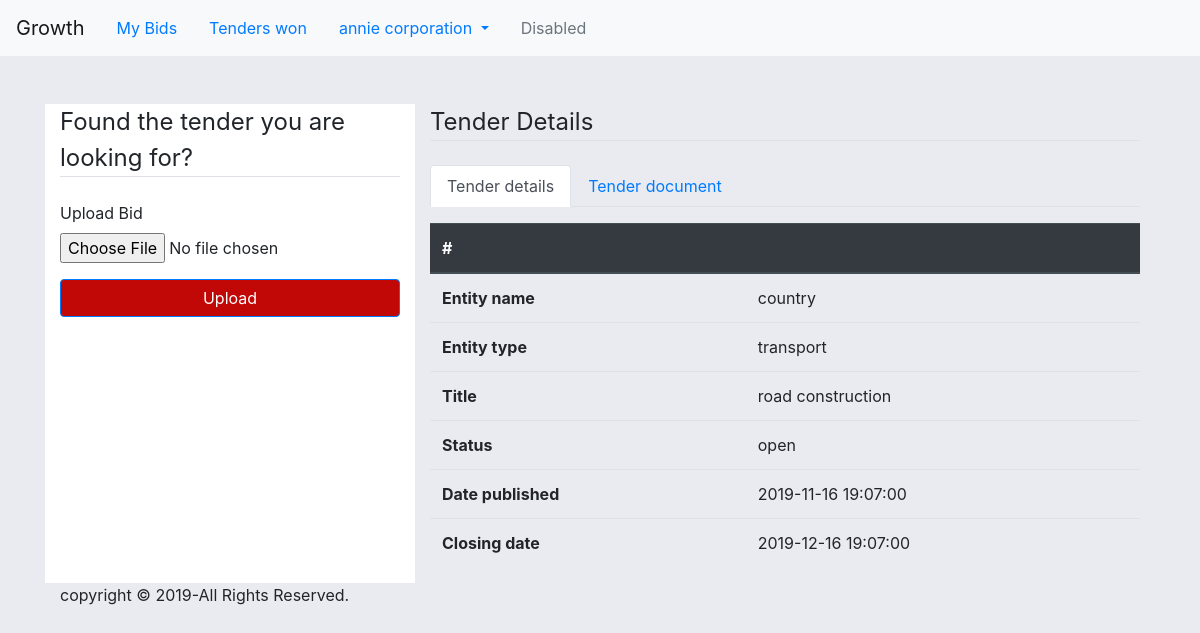
Page /tender/1 (signed in) on the earlier database version.
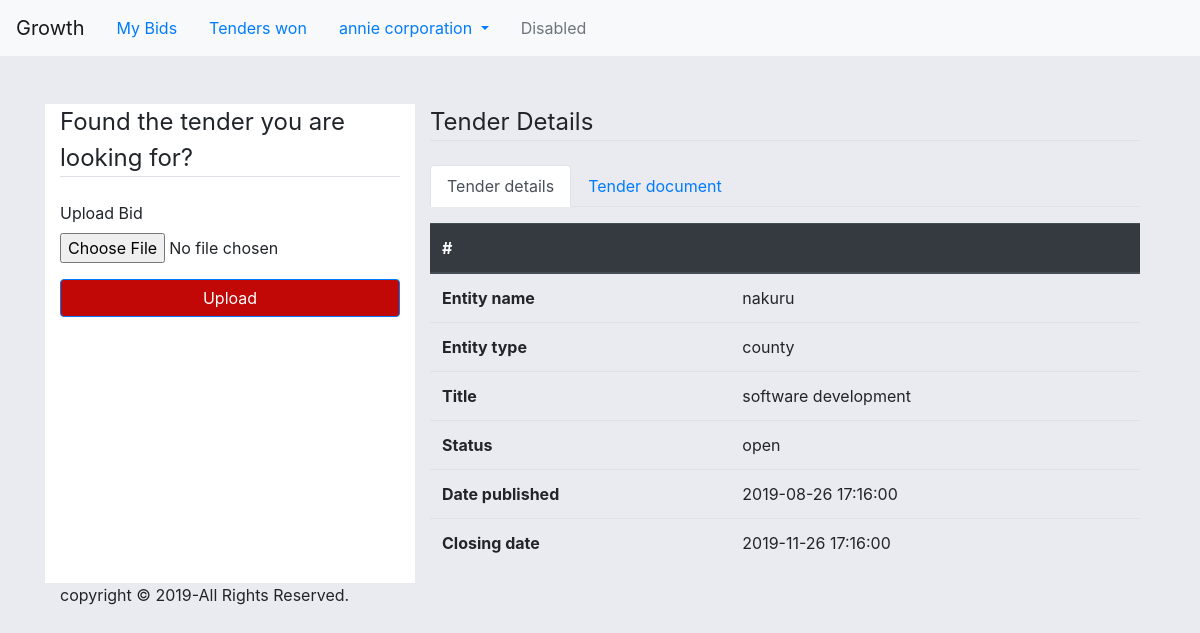
Same page on the later database version.
### tenderingSystem/model.py (models this page shows, shortened)
class Company(FlaskSerializeMixin, db.Model):
    id = db.Column(db.INTEGER, primary_key=True, autoincrement=True)
    company_name = db.Column(db.String(100), nullable=False, unique=True)
    phone_number = db.Column(db.String(15), nullable=False)
    address = db.Column(db.String(100), nullable=False)
    company_type = db.Column(db.String(50), nullable=True)
    user = db.Column(db.INTEGER, db.ForeignKey("users.id"), nullable=False, unique=True)
    tender_publisher = db.relationship("Tenders", backref="publisher", lazy=True)
    bid_publisher = db.relationship("Bid", backref="bid_publisher", lazy=True)
    create_fields = update_fields = ['company_name', 'phone_number', 'address', 'company_type']

class Tenders(FlaskSerializeMixin, db.Model):
    id = db.Column(db.INTEGER, primary_key=True, autoincrement=True)
    entity_name = db.Column(db.String(50), nullable=False)
    entity_type = db.Column(db.String(30), nullable=False)
    title = db.Column(db.String(200), nullable=False, unique=True)
    status = db.Column(db.String(8), nullable=False)
    date_published = db.Column(db.DATETIME, default=datetime.utcnow(), nullable=False)
    date_closed = db.Column(db.DATETIME, nullable=False)
    tender_document = db.Column(db.String(100), nullable=False)
    company = db.Column(db.INTEGER, db.ForeignKey("company.id"))
    is_delete = db.Column(db.Boolean, default=False)
    bidTender = db.relationship('Bid', secondary=bidTender, lazy='dynamic',
                                backref=db.backref('tenders', lazy=True))
    create_fields = update_fields = ['entity_type', 'entity_name', 'title', 'status', 'date_published', 'date_closed']

### tenderingSystem/supplierRoutes.py (the view, shortened to what this page needs)
@app.route('/tender/<int:tender_id>', methods=["GET", "POST"])
@login_required
def tender_document(tender_id):
    form = UploadBidForm()
    company = get_company_information()
    tender = Tenders.query.get(tender_id)
    closing_date = tender.date_closed
    today = datetime.today()
    if request.method == "GET":
        if company:
            return render_template('supplier/tender_document.html', form=form, tender=tender,
                                   company_name=company.company_name)
        else:
            render_template('supplier/tender_document.html', form=form, tender=tender)
    return render_template('supplier/tender_document.html', form=form, tender=tender)

### tenderingSystem/forms.py
class UploadBidForm(FlaskForm):
    bid_document = FileField("Upload Bid", validators=[FileRequired(), FileAllowed(['pdf'])])
    submit = SubmitField("Upload")

### tenderingSystem/helper_functions.py (called while the page is built)
def get_company_information():
    company = Company.query.filter_by(user=current_user.id).first()
    return company

### tenderingSystem/model.py (called while the page is built)
@login_manager.user_loader
def load_user(user_id):
    return Users.query.get(int(user_id))

### tenderingSystem/templates/supplier/tender_document.html (shortened to what the changed rows need)
{% extends('supplier/layout.html') %}
{% block head %}
    {{ super() }}
{% endblock %}
{% block content %}
    <div class="container-fluid mt-5">
        <div class="row">
            <div class="col-sm-8 col">
                <div class="sidebar">
                    <div class="widget">
                        <div class="background-white p20">
                        <div class="tab-content" id="myTabContent">
                          <div class="tab-pane fade show active" id="home" role="tabpanel" aria-labelledby="home-tab">
                            <table class="table mt-3">
                              <thead class="thead-dark">
                                <tr>
                                  <th scope="col">#</th>
                                  <th scope="col"></th>
                                </tr>
                              </thead>
                              <tbody>
                                {% if  tender %}
                                    <tr>
                                        <th class="thead-dark" scope="col">Entity name</th>
                                        <td>{{tender.entity_name}}</td>
                                    </tr>
                                     <tr>
                                        <th class="thead-dark" scope="col">Entity type</th>
                                        <td>{{tender.entity_type}}</td>
                                    </tr>
                                     <tr>
                                        <th class="thead-dark" scope="col">Title</th>
                                        <td>{{tender.title}}</td>
                                    </tr>
                                     <tr>
                                        <th class="thead-dark" scope="col">Status</th>
                                        <td>{{tender.status}}</td>
                                    </tr>
                                     <tr>
                                        <th class="thead-dark" scope="col">Date published</th>
                                        <td>{{tender.date_published}}</td>
                                    </tr>
                                     <tr>
                                        <th class="thead-dark" scope="col">Closing date</th>
                                        <td>{{tender.date_closed}}</td>
                                    </tr>
                                {% endif %}
                              </tbody>
                            </table>
                          </div>
                        </div>
                        </div>
                    </div>
                </div>
            </div>
        </div>
        </div>
    </div>
{% endblock %}

### tenderingSystem/templates/supplier/layout.html (shortened to what this page needs)
<!doctype html>
<html lang="en">
  <head>
  {% block head %}
    <link rel="stylesheet" href="https://stackpath.bootstrapcdn.com/bootstrap/4.3.1/css/bootstrap.min.css">
  {% endblock %}
  </head>
  <body>
    <nav class="navbar navbar-expand-lg navbar-light bg-light sticky-top">
      <a class="navbar-brand" href="{{ url_for('supplier_home') }}">Growth</a>
        <ul class="nav justify-content-end">
             <li class="nav-item active">
                <a class="nav-link" href="{{ url_for('my_bids') }}" >My Bids</a>
            </li>
            <li class="nav-item active">
                <a class="nav-link" href="#" >Tenders won</a>
            </li>
            <li class="nav-item dropdown">
                {% if company_name %}
                    <a class="nav-link dropdown-toggle" href="#" id="navbarDropdown" role="button" data-toggle="dropdown" aria-haspopup="true" aria-expanded="false">
                        {{ company_name }}
                    </a>
                {% else %}
                    <a class="nav-link dropdown-toggle" href="#" id="navbarDropdown" role="button" data-toggle="dropdown" aria-haspopup="true" aria-expanded="false">
                      Settings
                    </a>
                {% endif %}
            </li>
            <li class="nav-item">
                <a class="nav-link disabled" href="#" tabindex="-1" aria-disabled="true">Disabled</a>
            </li>
        </ul>
    </nav>
    <div class="container">
        {% block content %}
        {% endblock %}
  </body>
</html>

Differences in the rows shown:
changed Tenders "open": entity_name "country" → "nakuru"; entity_type "transport" → "county"; title "road construction" → "software development"; date_published "2019-11-16 19:07:00" → "2019-08-26 17:16:00"; date_closed "2019-12-16 19:07:00" → "2019-11-26 17:16:00"
